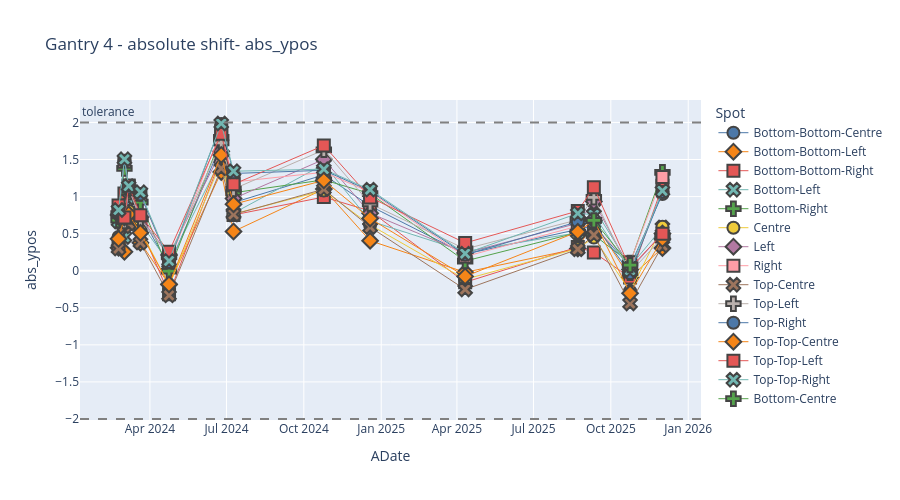

The notebook cell saved with this chart:
### Code cell
def plotly_spot_position(df, pos, gantry, device, energy, gantry_angle, n_months):
    """ plot spot position time series data
        df = dataframe
        gantry = "Gantry 1", "Gantry 2", 
        pos = "abs_xpos",
        device = "XRV-3000", "XRV-4000"
        energy = int,
        gantry_angle = 0,90,180,270
        n_month = int

    
     """
    
     # only show data from last 12 months
    start_date = pd.Timestamp.today() - pd.DateOffset(months=n_months)

    selected_df = df[(df["MachineName"]==gantry) & (df["Device"] == device) & (df['ADate'] >= start_date) & (df["Energy"] == energy) &(df["Gantry Angle"] == gantry_angle)]

    # set colour
    palette = sns.color_palette("deep", n_colors=df['Spot'].nunique())
    palette_hex = [to_hex(c) for c in palette]


    # Plot
    fig = px.scatter(
        selected_df,
        x='ADate',
        y=pos,
        symbol='Spot', 
        color='Spot',        # hue
         color_discrete_sequence= px.colors.qualitative.T10,
        title=f'{gantry} - absolute shift- {pos}',
        labels={'x-pos': 'X Position', 'adate': 'Date'},
        height=500
    )

    # Add tolerance bands +/- 2
    fig.add_hline(y=2, line_dash="dash", line_color="grey", annotation_text="tolerance", annotation_position="top left")
    fig.add_hline(y=-2, line_dash="dash", line_color="grey")



    # Optional: connect points by spot for clarity
    fig.update_traces(mode='markers+lines',
                    marker=dict(size=12,               # larger size
                                line=dict(width=2)),     # outline width
                    line=dict(width=1                # thinner connecting lines
                    ))

    # Show plot
    fig.show()

    
    return 


# plotting absolute y-pos, on Gantry 4, from XRV-4000 data, 70 MeV spot, Gantry angle = 0, in last2 months
plotly_spot_position(sub_df, "abs_ypos", "Gantry 4", "XRV-4000", 70, 0, 24)

### Figure 1 — Plotly figure (JSON) as saved in the notebook; plotly's stock layout.template omitted (floating-point values rounded to 4 significant figures)
{"data": [{"hovertemplate": "Spot=Bottom-Bottom-Centre<br>ADate=%{x}<br>abs_ypos=%{y}<extra></extra>", "legendgroup": "Bottom-Bottom-Centre", "line": {"width": 1}, "marker": {"color": "#4C78A8", "line": {"width": 2}, "size": 12, "symbol": "circle"}, "mode": "markers+lines", "name": "Bottom-Bottom-Centre", "orientation": "v", "showlegend": true, "type": "scatter", "x": ["2024-02-23T16:59:15.000000000", "2024-03-01T17:05:19.000000000", "2024-03-06T18:31:55.000000000", "2024-03-20T17:06:19.000000000", "2024-04-23T17:34:57.000000000", "2024-06-24T19:07:29.000000000", "2024-07-09T09:29:40.000000000", "2024-10-24T18:22:30.000000000", "2024-12-18T18:46:12.000000000", "2025-04-10T19:05:24.000000000", "2025-08-22T17:24:40.000000000", "2025-09-10T19:20:56.000000000", "2025-10-23T20:19:28.000000000", "2025-12-01T08:33:29.000000000"], "xaxis": "x", "y": [0.6534, 0.9403, 1.026, 0.7528, 0.0603, 1.704, 0.9183, 1.293, 0.8736, 0.2236, 0.5569, 0.6087, 0.0587, 1.034], "yaxis": "y"}, {"hovertemplate": "Spot=Bottom-Bottom-Left<br>ADate=%{x}<br>abs_ypos=%{y}<extra></extra>", "legendgroup": "Bottom-Bottom-Left", "line": {"width": 1}, "marker": {"color": "#F58518", "line": {"width": 2}, "size": 12, "symbol": "diamond"}, "mode": "markers+lines", "name": "Bottom-Bottom-Left", "orientation": "v", "showlegend": true, "type": "scatter", "x": ["2024-02-23T16:59:15.000000000", "2024-03-01T17:05:19.000000000", "2024-03-06T18:31:55.000000000", "2024-03-20T17:06:19.000000000", "2024-04-23T17:34:57.000000000", "2024-06-24T19:07:29.000000000", "2024-07-09T09:29:40.000000000", "2024-10-24T18:22:30.000000000", "2024-12-18T18:46:12.000000000", "2025-04-10T19:05:24.000000000", "2025-08-22T17:24:40.000000000", "2025-09-10T19:20:56.000000000", "2025-10-23T20:19:28.000000000", "2025-12-01T08:33:29.000000000"], "xaxis": "x", "y": [0.3094, 0.2558, 0.6681, 0.3779, -0.185, 1.331, 0.5298, 1.101, 0.4046, -0.0212, 0.298, 0.6613, -0.093, 0.3075], "yaxis": "y"}, {"hovertemplate": "Spot=Bottom-Bottom-Right<br>ADate=%{x}<br>abs_ypos=%{y}<extra></extra>", "legendgroup": "Bottom-Bottom-Right", "line": {"width": 1}, "marker": {"color": "#E45756", "line": {"width": 2}, "size": 12, "symbol": "square"}, "mode": "markers+lines", "name": "Bottom-Bottom-Right", "orientation": "v", "showlegend": true, "type": "scatter", "x": ["2024-02-23T16:59:15.000000000", "2024-03-01T17:05:19.000000000", "2024-03-06T18:31:55.000000000", "2024-03-20T17:06:19.000000000", "2024-04-23T17:34:57.000000000", "2024-06-24T19:07:29.000000000", "2024-07-09T09:29:40.000000000", "2024-10-24T18:22:30.000000000", "2024-12-18T18:46:12.000000000", "2025-04-10T19:05:24.000000000", "2025-08-22T17:24:40.000000000", "2025-09-10T19:20:56.000000000", "2025-10-23T20:19:28.000000000", "2025-12-01T08:33:29.000000000"], "xaxis": "x", "y": [0.3333, 1.042, 0.7797, 0.5872, -0.3171, 1.529, 0.7525, 0.9937, 0.8059, -0.1554, 0.3194, 0.247, -0.0924, 1.145], "yaxis": "y"}, {"hovertemplate": "Spot=Bottom-Left<br>ADate=%{x}<br>abs_ypos=%{y}<extra></extra>", "legendgroup": "Bottom-Left", "line": {"width": 1}, "marker": {"color": "#72B7B2", "line": {"width": 2}, "size": 12, "symbol": "x"}, "mode": "markers+lines", "name": "Bottom-Left", "orientation": "v", "showlegend": true, "type": "scatter", "x": ["2024-02-23T16:59:15.000000000", "2024-03-01T17:05:19.000000000", "2024-03-06T18:31:55.000000000", "2024-03-20T17:06:19.000000000", "2024-04-23T17:34:57.000000000", "2024-06-24T19:07:29.000000000", "2024-07-09T09:29:40.000000000", "2024-10-24T18:22:30.000000000", "2024-12-18T18:46:12.000000000", "2025-04-10T19:05:24.000000000", "2025-08-22T17:24:40.000000000", "2025-09-10T19:20:56.000000000", "2025-10-23T20:19:28.000000000", "2025-12-01T08:33:29.000000000"], "xaxis": "x", "y": [0.6645, 0.4548, 0.9842, 0.6441, 0.1045, 1.512, 0.7761, 1.434, 0.6712, 0.2601, 0.5126, 0.8474, 0.0556, 0.5842], "yaxis": "y"}, {"hovertemplate": "Spot=Bottom-Right<br>ADate=%{x}<br>abs_ypos=%{y}<extra></extra>", "legendgroup": "Bottom-Right", "line": {"width": 1}, "marker": {"color": "#54A24B", "line": {"width": 2}, "size": 12, "symbol": "cross"}, "mode": "markers+lines", "name": "Bottom-Right", "orientation": "v", "showlegend": true, "type": "scatter", "x": ["2024-02-23T16:59:15.000000000", "2024-03-01T17:05:19.000000000", "2024-03-06T18:31:55.000000000", "2024-03-20T17:06:19.000000000", "2024-04-23T17:34:57.000000000", "2024-06-24T19:07:29.000000000", "2024-07-09T09:29:40.000000000", "2024-10-24T18:22:30.000000000", "2024-12-18T18:46:12.000000000", "2025-04-10T19:05:24.000000000", "2025-08-22T17:24:40.000000000", "2025-09-10T19:20:56.000000000", "2025-10-23T20:19:28.000000000", "2025-12-01T08:33:29.000000000"], "xaxis": "x", "y": [0.6837, 1.379, 1.058, 0.9263, -0.0059, 1.798, 1.052, 1.226, 1.04, 0.1305, 0.5153, 0.4841, 0.105, 1.327], "yaxis": "y"}, {"hovertemplate": "Spot=Centre<br>ADate=%{x}<br>abs_ypos=%{y}<extra></extra>", "legendgroup": "Centre", "line": {"width": 1}, "marker": {"color": "#EECA3B", "line": {"width": 2}, "size": 12, "symbol": "circle"}, "mode": "markers+lines", "name": "Centre", "orientation": "v", "showlegend": true, "type": "scatter", "x": ["2024-02-23T16:59:15.000000000", "2024-03-01T17:05:19.000000000", "2024-03-06T18:31:55.000000000", "2024-03-20T17:06:19.000000000", "2024-04-23T17:34:57.000000000", "2024-06-24T19:07:29.000000000", "2024-07-09T09:29:40.000000000", "2024-10-24T18:22:30.000000000", "2024-12-18T18:46:12.000000000", "2025-04-10T19:05:24.000000000", "2025-08-22T17:24:40.000000000", "2025-09-10T19:20:56.000000000", "2025-10-23T20:19:28.000000000", "2025-12-01T08:33:29.000000000"], "xaxis": "x", "y": [0.4548, 0.7338, 0.8071, 0.55, -0.1986, 1.466, 0.7653, 1.081, 0.6182, -0.1158, 0.3007, 0.4466, -0.2765, 0.5914], "yaxis": "y"}, {"hovertemplate": "Spot=Left<br>ADate=%{x}<br>abs_ypos=%{y}<extra></extra>", "legendgroup": "Left", "line": {"width": 1}, "marker": {"color": "#B279A2", "line": {"width": 2}, "size": 12, "symbol": "diamond"}, "mode": "markers+lines", "name": "Left", "orientation": "v", "showlegend": true, "type": "scatter", "x": ["2024-02-23T16:59:15.000000000", "2024-03-01T17:05:19.000000000", "2024-03-06T18:31:55.000000000", "2024-03-20T17:06:19.000000000", "2024-04-23T17:34:57.000000000", "2024-06-24T19:07:29.000000000", "2024-07-09T09:29:40.000000000", "2024-10-24T18:22:30.000000000", "2024-12-18T18:46:12.000000000", "2025-04-10T19:05:24.000000000", "2025-08-22T17:24:40.000000000", "2025-09-10T19:20:56.000000000", "2025-10-23T20:19:28.000000000", "2025-12-01T08:33:29.000000000"], "xaxis": "x", "y": [0.7507, 0.6516, 1.095, 0.7192, 0.2108, 1.612, 0.9731, 1.502, 0.775, 0.2393, 0.6398, 0.9344, 0.0174, 0.5026], "yaxis": "y"}, {"hovertemplate": "Spot=Right<br>ADate=%{x}<br>abs_ypos=%{y}<extra></extra>", "legendgroup": "Right", "line": {"width": 1}, "marker": {"color": "#FF9DA6", "line": {"width": 2}, "size": 12, "symbol": "square"}, "mode": "markers+lines", "name": "Right", "orientation": "v", "showlegend": true, "type": "scatter", "x": ["2024-02-23T16:59:15.000000000", "2024-03-01T17:05:19.000000000", "2024-03-06T18:31:55.000000000", "2024-03-20T17:06:19.000000000", "2024-04-23T17:34:57.000000000", "2024-06-24T19:07:29.000000000", "2024-07-09T09:29:40.000000000", "2024-10-24T18:22:30.000000000", "2024-12-18T18:46:12.000000000", "2025-04-10T19:05:24.000000000", "2025-08-22T17:24:40.000000000", "2025-09-10T19:20:56.000000000", "2025-10-23T20:19:28.000000000", "2025-12-01T08:33:29.000000000"], "xaxis": "x", "y": [0.7925, 1.47, 1.138, 1.025, 0.1109, 1.88, 1.196, 1.328, 1.062, 0.1907, 0.6013, 0.5942, 0.113, 1.264], "yaxis": "y"}, {"hovertemplate": "Spot=Top-Centre<br>ADate=%{x}<br>abs_ypos=%{y}<extra></extra>", "legendgroup": "Top-Centre", "line": {"width": 1}, "marker": {"color": "#9D755D", "line": {"width": 2}, "size": 12, "symbol": "x"}, "mode": "markers+lines", "name": "Top-Centre", "orientation": "v", "showlegend": true, "type": "scatter", "x": ["2024-02-23T16:59:15.000000000", "2024-03-01T17:05:19.000000000", "2024-03-06T18:31:55.000000000", "2024-03-20T17:06:19.000000000", "2024-04-23T17:34:57.000000000", "2024-06-24T19:07:29.000000000", "2024-07-09T09:29:40.000000000", "2024-10-24T18:22:30.000000000", "2024-12-18T18:46:12.000000000", "2025-04-10T19:05:24.000000000", "2025-08-22T17:24:40.000000000", "2025-09-10T19:20:56.000000000", "2025-10-23T20:19:28.000000000", "2025-12-01T08:33:29.000000000"], "xaxis": "x", "y": [0.2982, 0.5989, 0.6386, 0.3791, -0.3323, 1.38, 0.7588, 1.1, 0.5882, -0.2526, 0.2893, 0.4829, -0.4416, 0.3394], "yaxis": "y"}, {"hovertemplate": "Spot=Top-Left<br>ADate=%{x}<br>abs_ypos=%{y}<extra></extra>", "legendgroup": "Top-Left", "line": {"width": 1}, "marker": {"color": "#BAB0AC", "line": {"width": 2}, "size": 12, "symbol": "cross"}, "mode": "markers+lines", "name": "Top-Left", "orientation": "v", "showlegend": true, "type": "scatter", "x": ["2024-02-23T16:59:15.000000000", "2024-03-01T17:05:19.000000000", "2024-03-06T18:31:55.000000000", "2024-03-20T17:06:19.000000000", "2024-04-23T17:34:57.000000000", "2024-06-24T19:07:29.000000000", "2024-07-09T09:29:40.000000000", "2024-10-24T18:22:30.000000000", "2024-12-18T18:46:12.000000000", "2025-04-10T19:05:24.000000000", "2025-08-22T17:24:40.000000000", "2025-09-10T19:20:56.000000000", "2025-10-23T20:19:28.000000000", "2025-12-01T08:33:29.000000000"], "xaxis": "x", "y": [0.7689, 0.6696, 1.115, 0.6984, 0.1931, 1.723, 1.102, 1.629, 0.9035, 0.2933, 0.687, 0.9905, -0.0266, 0.45], "yaxis": "y"}, {"hovertemplate": "Spot=Top-Right<br>ADate=%{x}<br>abs_ypos=%{y}<extra></extra>", "legendgroup": "Top-Right", "line": {"width": 1}, "marker": {"color": "#4C78A8", "line": {"width": 2}, "size": 12, "symbol": "circle"}, "mode": "markers+lines", "name": "Top-Right", "orientation": "v", "showlegend": true, "type": "scatter", "x": ["2024-02-23T16:59:15.000000000", "2024-03-01T17:05:19.000000000", "2024-03-06T18:31:55.000000000", "2024-03-20T17:06:19.000000000", "2024-04-23T17:34:57.000000000", "2024-06-24T19:07:29.000000000", "2024-07-09T09:29:40.000000000", "2024-10-24T18:22:30.000000000", "2024-12-18T18:46:12.000000000", "2025-04-10T19:05:24.000000000", "2025-08-22T17:24:40.000000000", "2025-09-10T19:20:56.000000000", "2025-10-23T20:19:28.000000000", "2025-12-01T08:33:29.000000000"], "xaxis": "x", "y": [0.7917, 1.484, 1.117, 1.027, 0.1184, 1.978, 1.312, 1.355, 1.077, 0.2162, 0.6605, 0.6408, -0.0341, 1.061], "yaxis": "y"}, {"hovertemplate": "Spot=Top-Top-Centre<br>ADate=%{x}<br>abs_ypos=%{y}<extra></extra>", "legendgroup": "Top-Top-Centre", "line": {"width": 1}, "marker": {"color": "#F58518", "line": {"width": 2}, "size": 12, "symbol": "diamond"}, "mode": "markers+lines", "name": "Top-Top-Centre", "orientation": "v", "showlegend": true, "type": "scatter", "x": ["2024-02-23T16:59:15.000000000", "2024-03-01T17:05:19.000000000", "2024-03-06T18:31:55.000000000", "2024-03-20T17:06:19.000000000", "2024-04-23T17:34:57.000000000", "2024-06-24T19:07:29.000000000", "2024-07-09T09:29:40.000000000", "2024-10-24T18:22:30.000000000", "2024-12-18T18:46:12.000000000", "2025-04-10T19:05:24.000000000", "2025-08-22T17:24:40.000000000", "2025-09-10T19:20:56.000000000", "2025-10-23T20:19:28.000000000", "2025-12-01T08:33:29.000000000"], "xaxis": "x", "y": [0.4298, 0.7185, 0.7618, 0.5113, -0.1833, 1.562, 0.8967, 1.218, 0.7039, -0.0766, 0.5254, 0.6807, -0.3045, 0.4277], "yaxis": "y"}, {"hovertemplate": "Spot=Top-Top-Left<br>ADate=%{x}<br>abs_ypos=%{y}<extra></extra>", "legendgroup": "Top-Top-Left", "line": {"width": 1}, "marker": {"color": "#E45756", "line": {"width": 2}, "size": 12, "symbol": "square"}, "mode": "markers+lines", "name": "Top-Top-Left", "orientation": "v", "showlegend": true, "type": "scatter", "x": ["2024-02-23T16:59:15.000000000", "2024-03-01T17:05:19.000000000", "2024-03-06T18:31:55.000000000", "2024-03-20T17:06:19.000000000", "2024-04-23T17:34:57.000000000", "2024-06-24T19:07:29.000000000", "2024-07-09T09:29:40.000000000", "2024-10-24T18:22:30.000000000", "2024-12-18T18:46:12.000000000", "2025-04-10T19:05:24.000000000", "2025-08-22T17:24:40.000000000", "2025-09-10T19:20:56.000000000", "2025-10-23T20:19:28.000000000", "2025-12-01T08:33:29.000000000"], "xaxis": "x", "y": [0.8781, 0.7164, 1.149, 0.7495, 0.2546, 1.847, 1.166, 1.689, 0.9887, 0.3747, 0.8056, 1.127, 0.0354, 0.4995], "yaxis": "y"}, {"hovertemplate": "Spot=Top-Top-Right<br>ADate=%{x}<br>abs_ypos=%{y}<extra></extra>", "legendgroup": "Top-Top-Right", "line": {"width": 1}, "marker": {"color": "#72B7B2", "line": {"width": 2}, "size": 12, "symbol": "x"}, "mode": "markers+lines", "name": "Top-Top-Right", "orientation": "v", "showlegend": true, "type": "scatter", "x": ["2024-02-23T16:59:15.000000000", "2024-03-01T17:05:19.000000000", "2024-03-06T18:31:55.000000000", "2024-03-20T17:06:19.000000000", "2024-04-23T17:34:57.000000000", "2024-06-24T19:07:29.000000000", "2024-07-09T09:29:40.000000000", "2024-10-24T18:22:30.000000000", "2024-12-18T18:46:12.000000000", "2025-04-10T19:05:24.000000000", "2025-08-22T17:24:40.000000000", "2025-09-10T19:20:56.000000000", "2025-10-23T20:19:28.000000000", "2025-12-01T08:33:29.000000000"], "xaxis": "x", "y": [0.8188, 1.503, 1.142, 1.058, 0.1323, 1.986, 1.342, 1.37, 1.093, 0.231, 0.7733, 0.7552, 0.0083, 1.078], "yaxis": "y"}, {"hovertemplate": "Spot=Bottom-Centre<br>ADate=%{x}<br>abs_ypos=%{y}<extra></extra>", "legendgroup": "Bottom-Centre", "line": {"width": 1}, "marker": {"color": "#54A24B", "line": {"width": 2}, "size": 12, "symbol": "cross"}, "mode": "markers+lines", "name": "Bottom-Centre", "orientation": "v", "showlegend": true, "type": "scatter", "x": ["2025-09-10T19:20:56.000000000", "2025-10-23T20:19:28.000000000"], "xaxis": "x", "y": [0.6784, 0.0751], "yaxis": "y"}], "layout": {"annotations": [{"showarrow": false, "text": "tolerance", "x": 0, "xanchor": "left", "xref": "x domain", "y": 2, "yanchor": "bottom", "yref": "y"}], "height": 500, "legend": {"title": {"text": "Spot"}, "tracegroupgap": 0}, "shapes": [{"line": {"color": "grey", "dash": "dash"}, "type": "line", "x0": 0, "x1": 1, "xref": "x domain", "y0": 2, "y1": 2, "yref": "y"}, {"line": {"color": "grey", "dash": "dash"}, "type": "line", "x0": 0, "x1": 1, "xref": "x domain", "y0": -2, "y1": -2, "yref": "y"}], "title": {"text": "Gantry 4 - absolute shift- abs_ypos"}, "xaxis": {"anchor": "y", "domain": [0, 1], "title": {"text": "ADate"}}, "yaxis": {"anchor": "x", "domain": [0, 1], "title": {"text": "abs_ypos"}}}}
